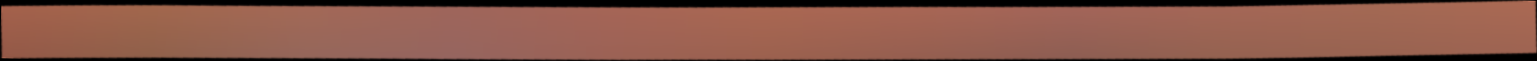
#> input picture data/users/aniket/pipeline/LHS_KMLs/LHS_images/LHS_L1/Chainage_1.700_to_1.800_LHS_L1.png, 1537 x 61 px, given as the content of the folder HS_KMLs/LHS_images/LHS_L1/Chainage_1.700_to_1.800_LHS_L1.png, which was not available
$ python 4.py ../data/users/aniket/pipeline/LHS_KMLs/LHS_images/LHS_L1/Chainage_1.700_to_1.800_LHS_L1.png out.png
#> lines starting #> are read from the running program, lines starting #| are printed output that depends on the picture; after the words box and inside, x2 and y2 are one past the last pixel; in counts of white or black regions, pixels touching at a corner belong together; pictures that were not available may be replaced by others from this repository, and a replacement may not be noted
import cv2
import numpy as np
import os
import sys

# ============================================================
# Base folders
# ============================================================
input_base = sys.argv[1] if len(sys.argv) > 1 else r"C:\Users\Tukaram.Tanpure\Desktop\Satellite_images_rename_rotate\RHS__L3\IMAGES_ALL_4_SORTED"
output_base = sys.argv[2] if len(sys.argv) > 2 else r"C:\Users\Tukaram.Tanpure\Desktop\Satellite_images_rename_rotate\RHS__L3\down_to_up_images"

os.makedirs(output_base, exist_ok=True)

# ============================================================
# Loop all subfolders
# ============================================================
for root, dirs, files in os.walk(input_base):

    for file in files:

        if not file.lower().endswith((".jpg", ".jpeg", ".png", ".bmp")):
            continue

        input_path = os.path.join(root, file)

        # Flat output path (no subfolders)
        output_path = os.path.join(output_base, file)

        print("Processing:", input_path)

        # ==============================
        # 1. Load image
        # ==============================
        img = cv2.imread(input_path)
#> img is the input picture: shape (61, 1537, 3); mean B, G, R 71.5, 85.6, 134.6
        if img is None:
            print("ERROR: Cannot read:", file)
            continue

        gray = cv2.cvtColor(img, cv2.COLOR_BGR2GRAY)
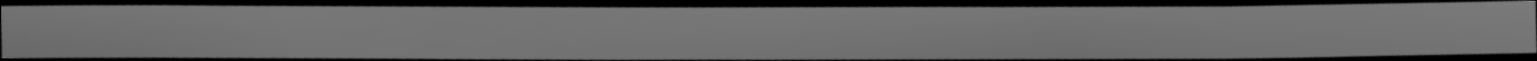
#> gray: shape (61, 1537); min 0, max 136, mean 98.6

        # ==============================
        # 2. Threshold
        # ==============================
        _, thresh = cv2.threshold(gray, 10, 255, cv2.THRESH_BINARY)
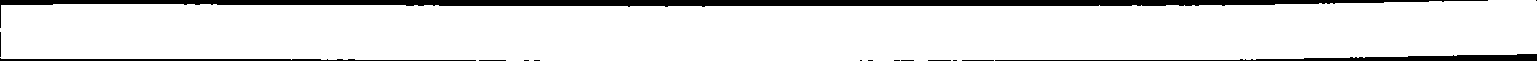
#> thresh: shape (61, 1537); 89.4% white; 15 black regions (8 under 20 px)

        # ==============================
        # 3. Contour
        # ==============================
        contours, _ = cv2.findContours(thresh, cv2.RETR_EXTERNAL, cv2.CHAIN_APPROX_SIMPLE)
#> contours = 1 contour; box (x1, y1, x2, y2) and area: (0, 0, 1537, 61) 82198
        if len(contours) == 0:
            print("ERROR: No contour:", file)
            continue

        cnt = max(contours, key=cv2.contourArea)
#> cnt = contour of 202 points, box (x1, y1, x2, y2) (0, 0, 1537, 61), area 82198

        # ==============================
        # 4. PCA rotation
        # ==============================
        data_pts = np.squeeze(cnt).astype(np.float32)
#> data_pts = 202 pairs, first value 0 to 1536, second value 0 to 60
        mean, eigenvectors = cv2.PCACompute(data_pts, mean=None)
#> mean = [[879.1, 31.63]]; eigenvectors = [[1, -0.000289], [0.000289, 1]]

        angle = np.arctan2(eigenvectors[0, 1], eigenvectors[0, 0])
#> angle = -0.000289
        angle_deg = np.degrees(angle)
#> angle_deg = -0.0166

        (h, w) = img.shape[:2]
#> h = 61; w = 1537
        center = (w // 2, h // 2)
#> center = (768, 30)

        M = cv2.getRotationMatrix2D(center, angle_deg, 1.0)
#> M = [[1, -0.000289, 0.00872], [0.000289, 1, -0.222]]
        rotated = cv2.warpAffine(img, M, (w, h), flags=cv2.INTER_CUBIC)

        # ==============================
        # 5. Crop
        # ==============================
        gray_r = cv2.cvtColor(rotated, cv2.COLOR_BGR2GRAY)
        _, thresh_r = cv2.threshold(gray_r, 10, 255, cv2.THRESH_BINARY)
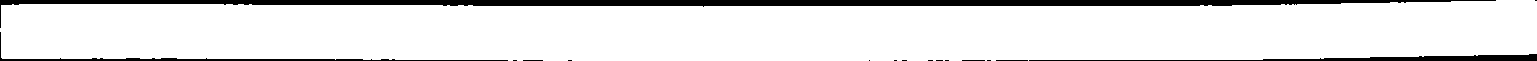
#> thresh_r: shape (61, 1537); 89.4% white; 16 black regions (10 under 20 px)

        contours_r, _ = cv2.findContours(thresh_r, cv2.RETR_EXTERNAL, cv2.CHAIN_APPROX_SIMPLE)
#> contours_r = 1 contour; box (x1, y1, x2, y2) and area: (0, 0, 1537, 61) 82215
        if len(contours_r) == 0:
            print("ERROR: No contour after rotation:", file)
            continue

        cnt_r = max(contours_r, key=cv2.contourArea)
#> cnt_r = contour of 204 points, box (x1, y1, x2, y2) (0, 0, 1537, 61), area 82215
        x, y, w, h = cv2.boundingRect(cnt_r)
#> x = 0; y = 0
        cropped = rotated[y:y+h, x:x+w]

        # ==============================
        # 6. Fix direction (0 -> 100)
        # ==============================
        left_mean = np.mean(cropped[:, :10])
#> left_mean = 78.6
        right_mean = np.mean(cropped[:, -10:])
#> right_mean = 91.01

        if left_mean > right_mean:
            cropped = cv2.flip(cropped, 1)

        # ==============================
        # 7. Save (flat folder)
        # ==============================
        final_output_path = os.path.join(output_base, file)

        # avoid overwrite if duplicate filenames exist
        base, ext = os.path.splitext(file)
        counter = 1
        while os.path.exists(final_output_path):
            final_output_path = os.path.join(output_base, f"{base}_{counter}{ext}")
            counter += 1

        cv2.imwrite(final_output_path, cropped)

        print("Saved:", final_output_path)

print("\nAll images processed into single folder successfully")

$ run again, on data/users/aniket/pipeline/LHS_KMLs/LHS_images/LHS_L1/Chainage_1.800_to_1.900_LHS_L1.png
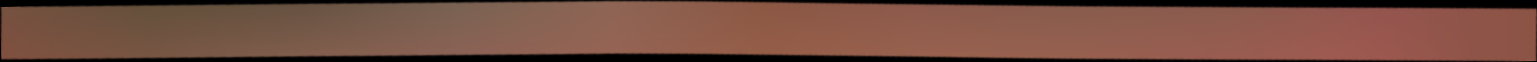
#> input picture data/users/aniket/pipeline/LHS_KMLs/LHS_images/LHS_L1/Chainage_1.800_to_1.900_LHS_L1.png, 1537 x 62 px, given as the content of the folder HS_KMLs/LHS_images/LHS_L1/Chainage_1.800_to_1.900_LHS_L1.png, which was not available
#> img is the input picture: shape (62, 1537, 3); mean B, G, R 63.5, 76.6, 115.2
#> `_, thresh = cv2.threshold(gray, 10, 255, cv2.THRESH_BINARY)`:
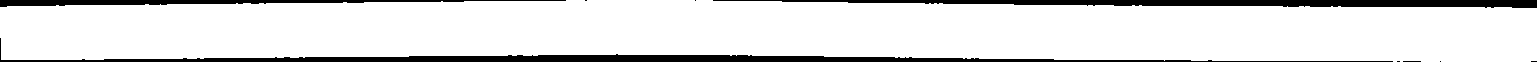
#> thresh: shape (62, 1537); 87.9% white; 9 black regions (6 under 20 px)
#> contours = 1 contour; box (x1, y1, x2, y2) and area: (0, 0, 1537, 62) 82140
#> cnt = contour of 243 points, box (x1, y1, x2, y2) (0, 0, 1537, 62), area 82140
#> data_pts = 243 pairs, first value 0 to 1536, second value 0 to 61
#> mean = [[761.5, 30.25]]; eigenvectors = [[1, -0.00066], [0.00066, 1]]
#> angle = -0.00066
#> angle_deg = -0.0378
#> M = [[1, -0.00066, 0.0206], [0.00066, 1, -0.507]]
#> `_, thresh_r = cv2.threshold(gray_r, 10, 255, cv2.THRESH_BINARY)`:
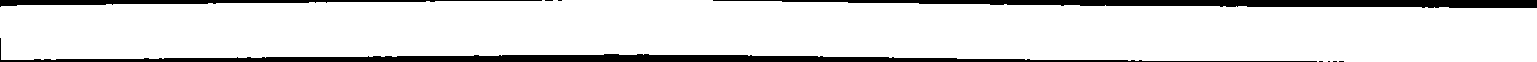
#> thresh_r: shape (62, 1537); 87.9% white; 9 black regions (6 under 20 px)
#> contours_r = 1 contour; box (x1, y1, x2, y2) and area: (0, 0, 1537, 62) 82149
#> cnt_r = contour of 211 points, box (x1, y1, x2, y2) (0, 0, 1537, 62), area 82149
#> x = 0
#> left_mean = 66.03
#> right_mean = 77.23

$ run again, on data/users/aniket/pipeline/LHS_KMLs/LHS_images/LHS_L1/Chainage_10.700_to_10.800_LHS_L1.png
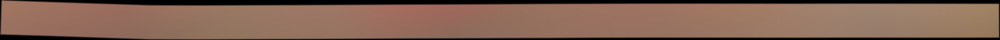
#> input picture data/users/aniket/pipeline/LHS_KMLs/LHS_images/LHS_L1/Chainage_10.700_to_10.800_LHS_L1.png, 1000 x 40 px, shrunk from 1619 x 65 before the run, given as the content of the folder _KMLs/LHS_images/LHS_L1/Chainage_10.700_to_10.800_LHS_L1.png, which was not available
#> img is the input picture: shape (40, 1000, 3); mean B, G, R 83.2, 98.7, 130.1
#> `_, thresh = cv2.threshold(gray, 10, 255, cv2.THRESH_BINARY)`:
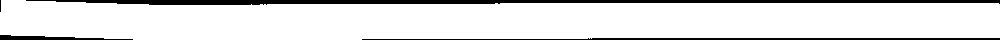
#> thresh: shape (40, 1000); 88.1% white; 4 black regions (1 under 20 px)
#> contours = 1 contour; box (x1, y1, x2, y2) and area: (0, 0, 1000, 40) 34214
#> cnt = contour of 52 points, box (x1, y1, x2, y2) (0, 0, 1000, 40), area 34214
#> data_pts = 52 pairs, first value 0 to 999, second value 0 to 39
#> mean = [[282.6, 16.6]]; eigenvectors = [[1, 0.00387], [-0.00387, 1]]
#> angle = 0.00387
#> angle_deg = 0.222
#> M = [[1, 0.00387, -0.0737], [-0.00387, 1, 1.94]]
#> thresh_r: shape (40, 1000); 88.4% white; 3 black regions
#> contours_r = 1 contour; box (x1, y1, x2, y2) and area: (0, 1, 1000, 40) 34319
#> cnt_r = contour of 66 points, box (x1, y1, x2, y2) (0, 1, 1000, 40), area 34319
#> `x, y, w, h = cv2.boundingRect(cnt_r)`: x = 0; y = 1; h = 39
#> `cropped = rotated[y:y+h, x:x+w]`:
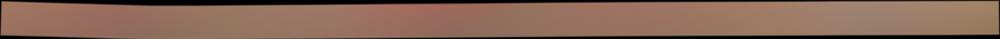
#> cropped: shape (39, 1000, 3); mean B, G, R 85.3, 101.1, 133.2
#> left_mean = 96.44
#> right_mean = 98.73
